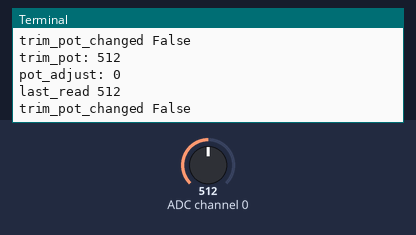
Simulated run of this program. Board: Raspberry Pi (BCM pin numbers). On the bench: the last lines printed to the terminal. The inputs (shaded band) are chosen by the test bench; at power-on: ADC channel 0 = 512 (analog values on the 0–1023 scale). Sound played through the audio output is not drawn and takes no time.

Above: at 1.2 s.
1.3 s: ADC channel 0 set to 716
At 1.9 s:
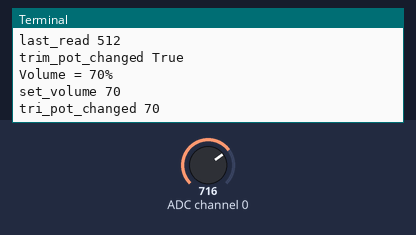
2.8 s: ADC channel 0 set to 900
At 3.5 s:
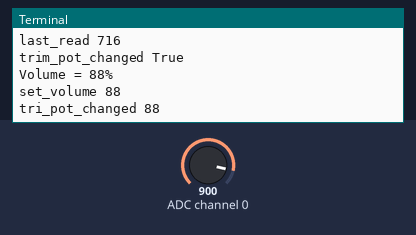
Timing chart, 0 to 5.8 s (numbered marks = the images above; inputs shaded):
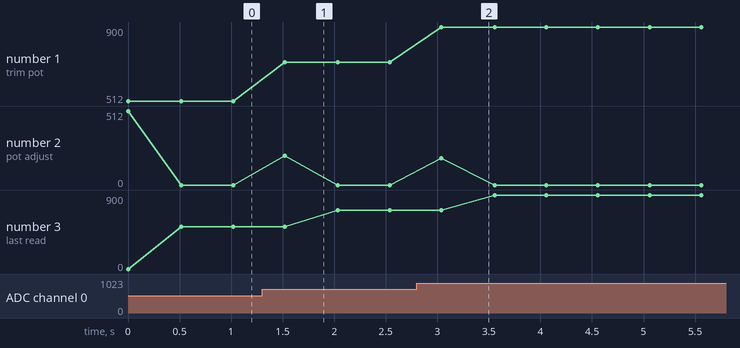

The program:

raspi-adc-pot.py
```python
#!/usr/bin/env python
# -*- coding: utf-8 -*

# Written by Limor "Ladyada" Fried for Adafruit Industries, (c) 2015
# This code is released into the public domain

import time
import os
import RPi.GPIO as GPIO

GPIO.setmode(GPIO.BCM)
DEBUG = 1

# read SPI data from MCP3008 chip, 8 possible adc's (0 thru 7)
def readadc(adcnum, clockpin, mosipin, misopin, cspin):
        if ((adcnum > 7) or (adcnum < 0)):
                return -1
        GPIO.output(cspin, True)

        GPIO.output(clockpin, False)  # start clock low
        GPIO.output(cspin, False)     # bring CS low

        commandout = adcnum
        commandout |= 0x18  # start bit + single-ended bit
        commandout <<= 3    # we only need to send 5 bits here
        for i in range(5):
                if (commandout & 0x80):
                        GPIO.output(mosipin, True)
                else:
                        GPIO.output(mosipin, False)
                commandout <<= 1
                GPIO.output(clockpin, True)
                GPIO.output(clockpin, False)

        adcout = 0
        # read in one empty bit, one null bit and 10 ADC bits
        for i in range(12):
                GPIO.output(clockpin, True)
                GPIO.output(clockpin, False)
                adcout <<= 1
                if (GPIO.input(misopin)):
                        adcout |= 0x1

        GPIO.output(cspin, True)

        adcout >>= 1       # first bit is 'null' so drop it
        return adcout

# change these as desired - they're the pins connected from the
# SPI port on the ADC to the Cobbler
SPICLK = 11
SPIMISO = 9
SPIMOSI = 10
SPICS = 8

# set up the SPI interface pins
GPIO.setup(SPIMOSI, GPIO.OUT)
GPIO.setup(SPIMISO, GPIO.IN)
GPIO.setup(SPICLK, GPIO.OUT)
GPIO.setup(SPICS, GPIO.OUT)

# 10k trim pot connected to adc #0
potentiometer_adc = 0;

last_read = 0       # this keeps track of the last potentiometer value
tolerance = 5       # to keep from being jittery we'll only change
                    # volume when the pot has moved more than 5 'counts'

try:
    while True:
            # we'll assume that the pot didn't move
            trim_pot_changed = False

            # read the analog pin
            trim_pot = readadc(potentiometer_adc, SPICLK, SPIMOSI, SPIMISO, SPICS)
            # how much has it changed since the last read?
            pot_adjust = abs(trim_pot - last_read)

            if DEBUG:
                    print( "trim_pot:", trim_pot)
                    print( "pot_adjust:", pot_adjust)
                    print( "last_read", last_read)

            if ( pot_adjust > tolerance ):
                   trim_pot_changed = True

            if DEBUG:
                    print( "trim_pot_changed", trim_pot_changed)

            if ( trim_pot_changed ):
                    set_volume = trim_pot / 10.24           # convert 10bit adc0 (0-1024) trim pot read into 0-100 volume level
                    set_volume = round(set_volume)          # round out decimal value
                    set_volume = int(set_volume)            # cast volume as integer

                    print( 'Volume = {volume}%' .format(volume = set_volume))
                    set_vol_cmd = 'amixer -c 1 cset numid=1 -- {volume}% > /dev/null' .format(volume = set_volume)
                    os.system(set_vol_cmd)  # set volume

                    if DEBUG:
                            print( "set_volume", set_volume)
                            print( "tri_pot_changed", set_volume)

                    # save the potentiometer reading for the next loop
                    last_read = trim_pot

            # hang out and do nothing for a half second
            time.sleep(0.5)
except KeyboardInterrupt:
    pass

GPIO.cleanup()
```

Measured:
- after the input at 1.3 s, the terminal: prints a new line after 0.22 s (image 1)
- after the input at 2.8 s, the terminal: prints a new line after 0.24 s (image 2)
- plotted number 1: 512 → 716 after the input at 1.3 s, 716 → 900 after the input at 2.8 s
- plotted number 3: 512 → 716 after the input at 1.3 s, 716 → 900 after the input at 2.8 s
